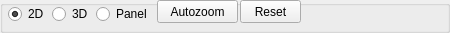
          <widget class="QGroupBox" name="groupBox_7">
           <property name="sizePolicy">
            <sizepolicy hsizetype="Preferred" vsizetype="Preferred">
             <horstretch>0</horstretch>
             <verstretch>0</verstretch>
            </sizepolicy>
           </property>
           <property name="minimumSize">
            <size>
             <width>450</width>
             <height>26</height>
            </size>
           </property>
           <property name="accessibleDescription">
            <string/>
           </property>
           <property name="title">
            <string/>
           </property>
           <property name="flat">
            <bool>false</bool>
           </property>
           <widget class="QRadioButton" name="radioButton2D">
            <property name="geometry">
             <rect>
              <x>8</x>
              <y>4</y>
              <width>41</width>
              <height>20</height>
             </rect>
            </property>
            <property name="minimumSize">
             <size>
              <width>40</width>
              <height>20</height>
             </size>
            </property>
            <property name="text">
             <string>2D</string>
            </property>
            <property name="checked">
             <bool>true</bool>
            </property>
           </widget>
           <widget class="QRadioButton" name="radioButton3D">
            <property name="geometry">
             <rect>
              <x>52</x>
              <y>4</y>
              <width>41</width>
              <height>20</height>
             </rect>
            </property>
            <property name="minimumSize">
             <size>
              <width>40</width>
              <height>20</height>
             </size>
            </property>
            <property name="text">
             <string>3D</string>
            </property>
           </widget>
           <widget class="QPushButton" name="resetView">
            <property name="geometry">
             <rect>
              <x>240</x>
              <y>0</y>
              <width>61</width>
              <height>23</height>
             </rect>
            </property>
            <property name="text">
             <string>Reset</string>
            </property>
            <property name="flat">
             <bool>false</bool>
            </property>
           </widget>
           <widget class="QPushButton" name="autozoomView">
            <property name="geometry">
             <rect>
              <x>157</x>
              <y>0</y>
              <width>81</width>
              <height>23</height>
             </rect>
            </property>
            <property name="text">
             <string>Autozoom</string>
            </property>
            <property name="flat">
             <bool>false</bool>
            </property>
           </widget>
           <widget class="QRadioButton" name="radioButtonPanelDisplay">
            <property name="geometry">
             <rect>
              <x>96</x>
              <y>4</y>
              <width>55</width>
              <height>20</height>
             </rect>
            </property>
            <property name="minimumSize">
             <size>
              <width>40</width>
              <height>20</height>
             </size>
            </property>
            <property name="text">
             <string>Panel</string>
            </property>
           </widget>
          </widget>
